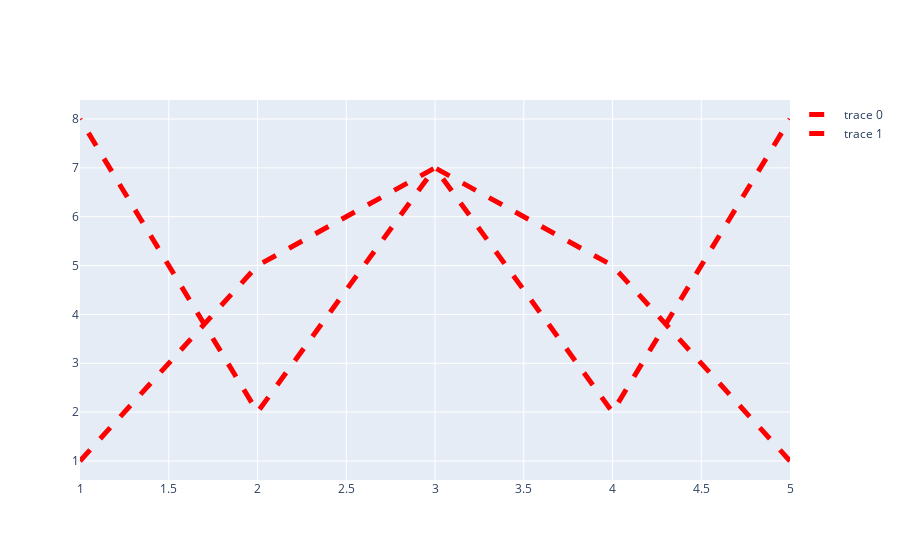

Source (notebook cell):
### Code cell
# generando graficas incluyendo dos graficas

valores = np.array([1,5,7,2,8])
valoresX = np.array([5,4,3,2,1])


valores2 = np.array([1,5,7,2,8])
valores2X = np.array([1,2,3,4,5])

data = [go.Scatter(x=valoresX, y=valores, mode = 'lines', line = dict(color='red', width=5, dash='dash')), go.Scatter(x=valores2X, y=valores2, mode = 'lines', line = dict(color='red', width=5, dash='dash'))]

iplot(data)

### Figure 1 — Plotly figure (JSON) as saved in the notebook; plotly's stock layout.template omitted (floating-point values rounded to 4 significant figures)
{"data": [{"line": {"color": "red", "dash": "dash", "width": 5}, "mode": "lines", "type": "scatter", "x": [5, 4, 3, 2, 1], "y": [1, 5, 7, 2, 8]}, {"line": {"color": "red", "dash": "dash", "width": 5}, "mode": "lines", "type": "scatter", "x": [1, 2, 3, 4, 5], "y": [1, 5, 7, 2, 8]}], "layout": {}}
